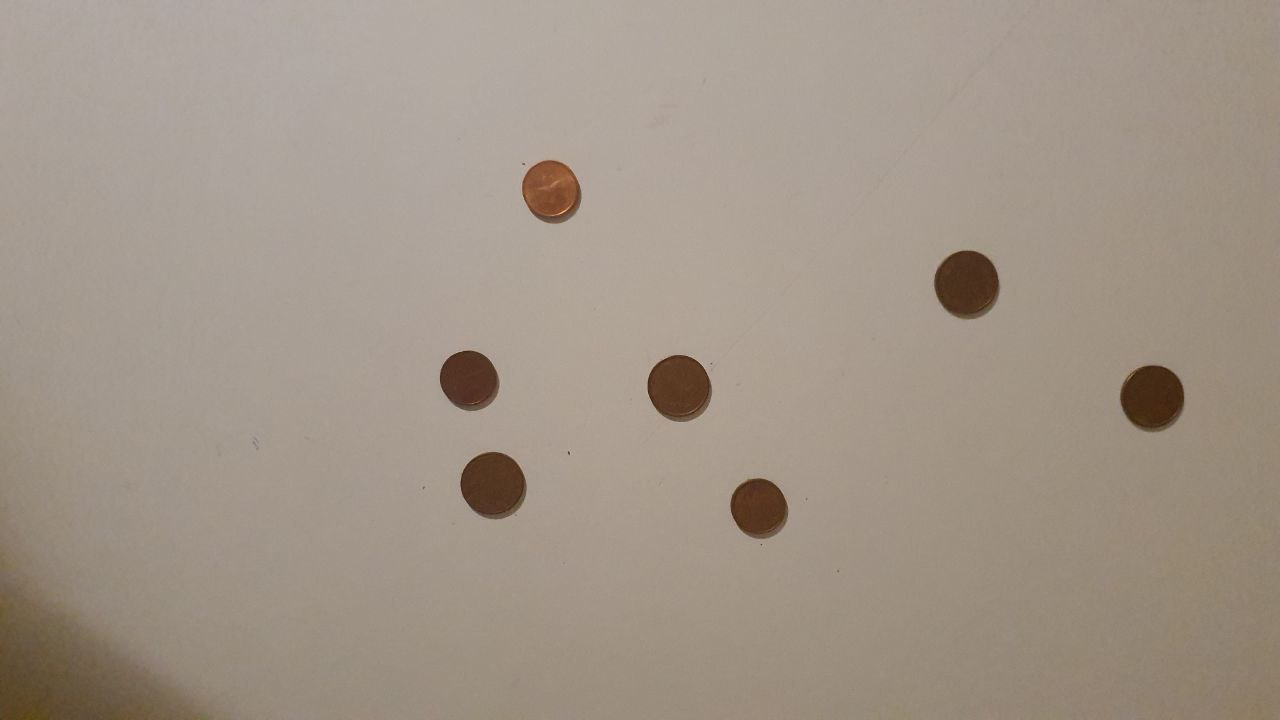
#> input picture image.jpg, 1280 x 720 px
$ python test.py --image image.jpg
#> lines starting #> are read from the running program, lines starting #| are printed output that depends on the picture; after the words box and inside, x2 and y2 are one past the last pixel; in counts of white or black regions, pixels touching at a corner belong together; long printed decimals are rounded
import cv2
import numpy as np
import argparse,os


#area of various coins in mm
coin_areas={"1 euro":(23.25/(2*np.pi))**2*np.pi}


def main(args):
    img = cv2.imread(args["image"],0)
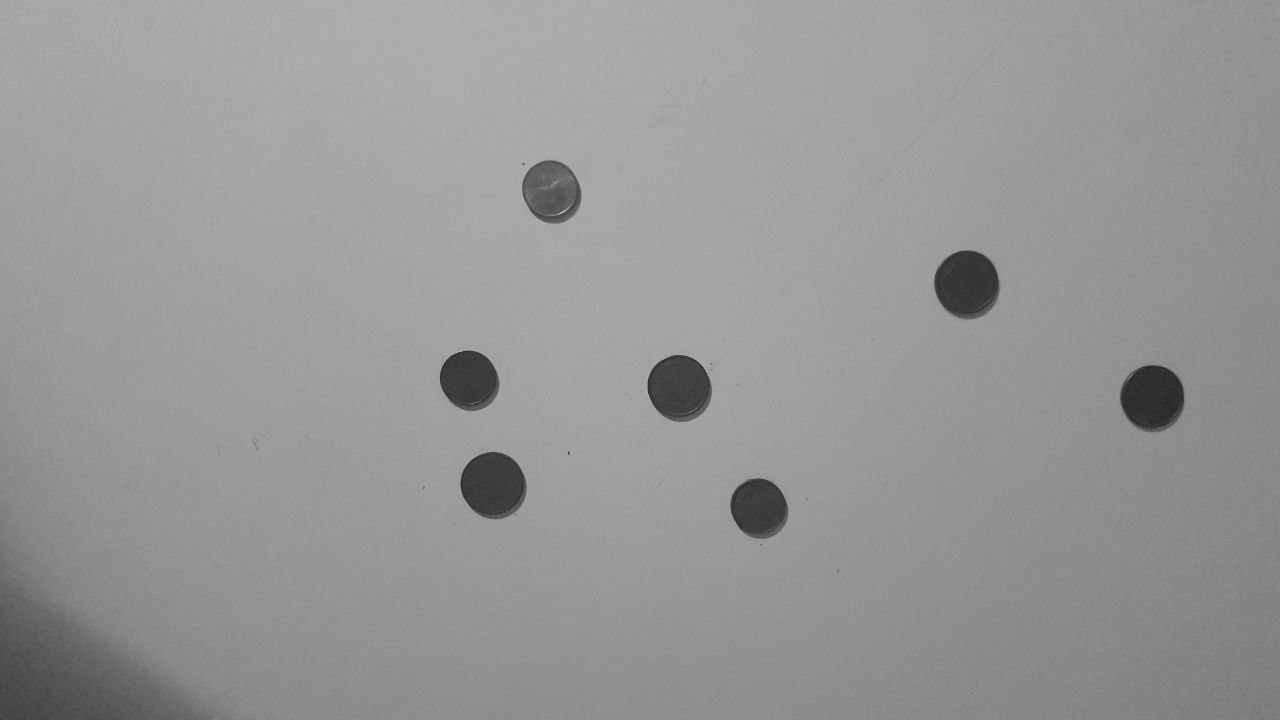
#> img: shape (720, 1280); min 24, max 201, mean 151.1
    cimg = cv2.imread(args["image"])
#> cimg is the input picture: shape (720, 1280, 3); mean B, G, R 136, 148.8, 161.2
    coin_area=detect_circles(img)
    if not coin_area:return
    upper = np.array([90,90,255])
    lower = np.array([0,0,40])
    green_perc=detect_color(lower,upper,cimg)
    volume = beta_volume_prop(coin_area,green_perc,"1 euro")
    print('\n'*20+f"detected area:{volume}"+'\n'*8)

def beta_volume_prop(coin_area,green_perc,coin_type):
    stimated_height=12#mm
    volume = (green_perc*coin_areas[coin_type])*coin_area*stimated_height
    return volume


def circle_area(radius):
    return radius**2*np.pi

def detect_circles(img):
    circles = cv2.HoughCircles(img,cv2.HOUGH_GRADIENT,1,20,param1=50,param2=30,minRadius=0,maxRadius=100)
#> circles = [[467.5, 378.5, 28.4], [677.5, 385.5, 30.8], [491.5, 483.5, 31.1], [1152.5, 396.5, 31.6], [760.5, 510.5, 27.8], [967.5, 281.5, 31.6], [547.5, 191.5, 28.3]]
    circles = np.uint16(np.around(circles))[0,:]
#> circles = [[468, 378, 28], [678, 386, 31], [492, 484, 31], [1152, 396, 32], [760, 510, 28], [968, 282, 32], [548, 192, 28]]
    if len(circles)==1:
        print("too many coins in image")
        for i in circles:
            cv2.circle(img,(i[0],i[1]),i[2],(0,255,0),2)
            cv2.circle(img,(i[0],i[1]),2,(0,0,255),3)
        cv2.imshow('detected circles',img)
        cv2.waitKey(0)
        return 0

    else:
        coin=circles[0]
#> coin = [468, 378, 28]
        # draw the outer circle
        cv2.circle(img,(coin[0],coin[1]),coin[2],(0,255,0),2)
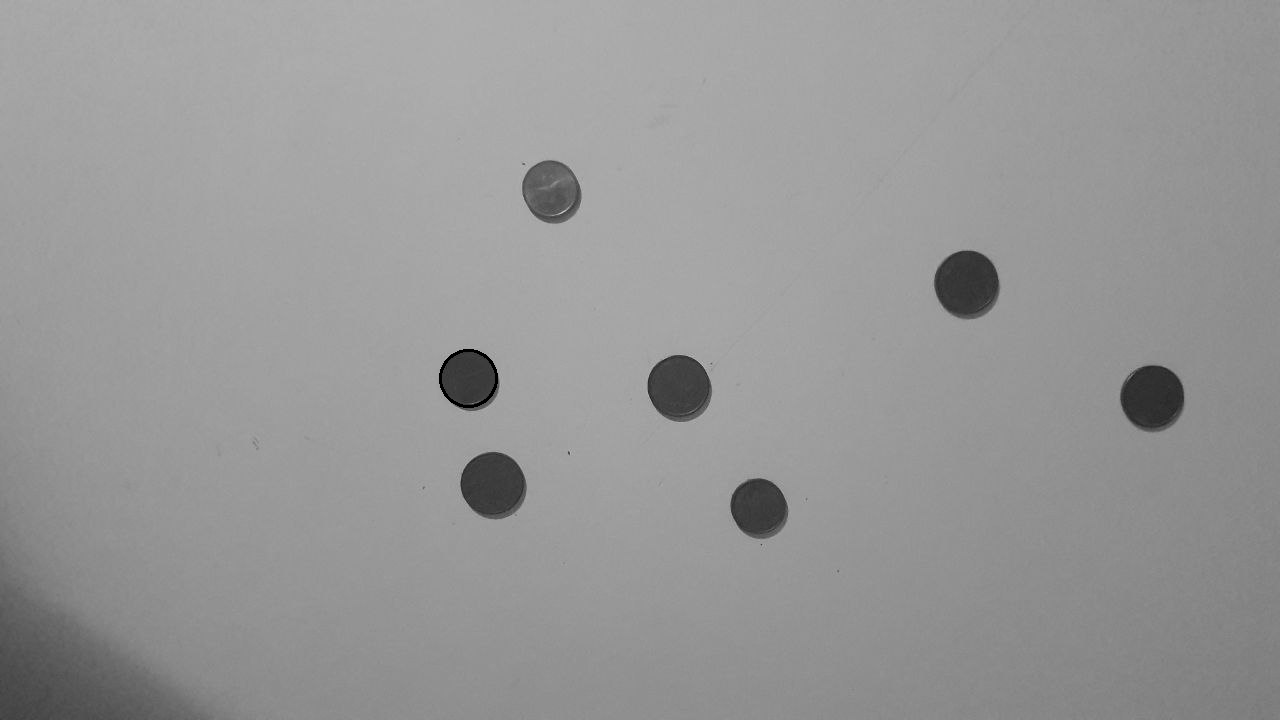
#> img: shape (720, 1280); 0.06% of pixels changed, all inside (x1, y1, x2, y2) = (439, 349, 498, 408)
        # draw the center of the circle
        cv2.circle(img,(coin[0],coin[1]),2,(0,0,255),3)
#> img: shape (720, 1280); under 0.01% of pixels changed, all inside (x1, y1, x2, y2) = (464, 374, 473, 383)
        return (circle_area(radius=coin[2])/img.size)*300
#> in main, `coin_area=detect_circles(img)`: coin_area = 0.802
        #cv2.imshow('detected circles',img)
        #cv2.waitKey(0)

def detect_color(lower,upper,img):

    cv2.imshow("image", img)
    cv2.waitKey(0)
    #image_copy = np.copy(img)
    mask = cv2.inRange(img,lower,upper)
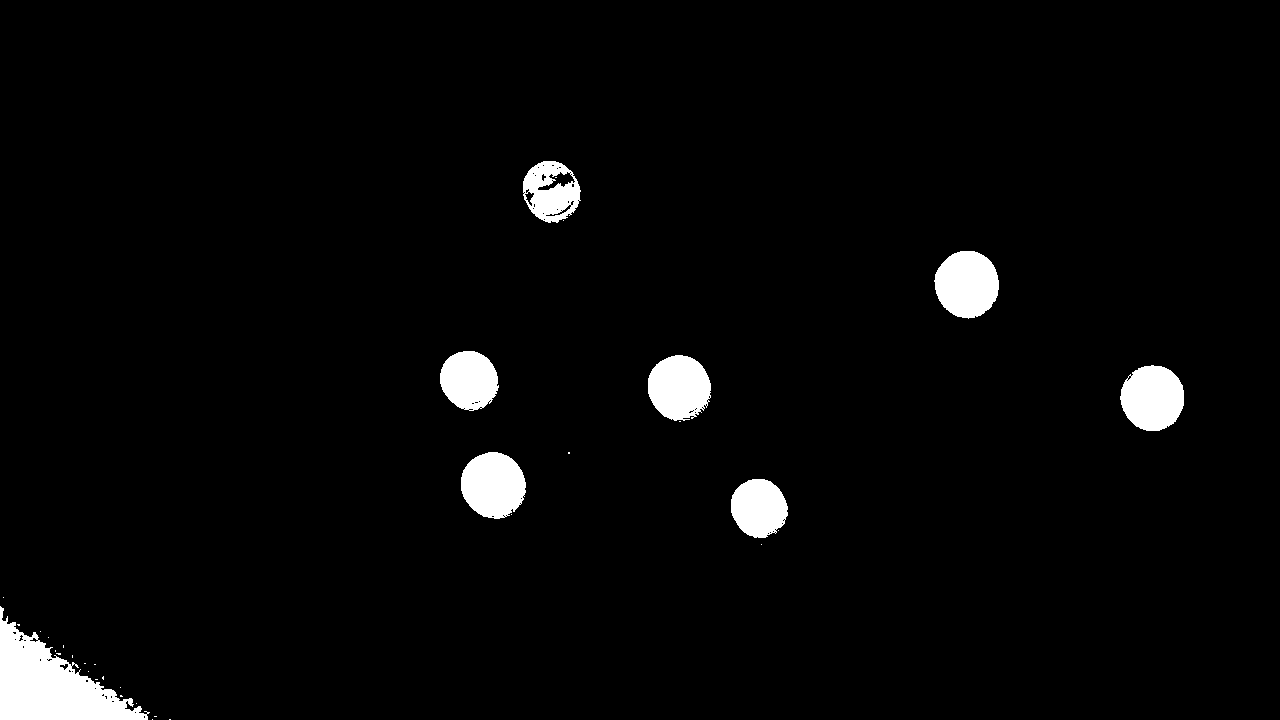
#> mask: shape (720, 1280); 3.1% white; 34 white regions (26 under 20 px), largest, box (x1, y1, x2, y2) and area: (0, 606, 150, 720) 7882, (934, 251, 999, 319) 3396, (461, 452, 526, 519) 3355

    # Check out the binary mask:
    #cv2.imshow("binary mask", mask)
    #cv2.waitKey(0)

    # Now, you AND the mask and the input image
    # All the pixels that are white in the mask will
    # survive the AND operation, all the black pixels
    # will remain black
    output = cv2.bitwise_and(img, img, mask=mask)
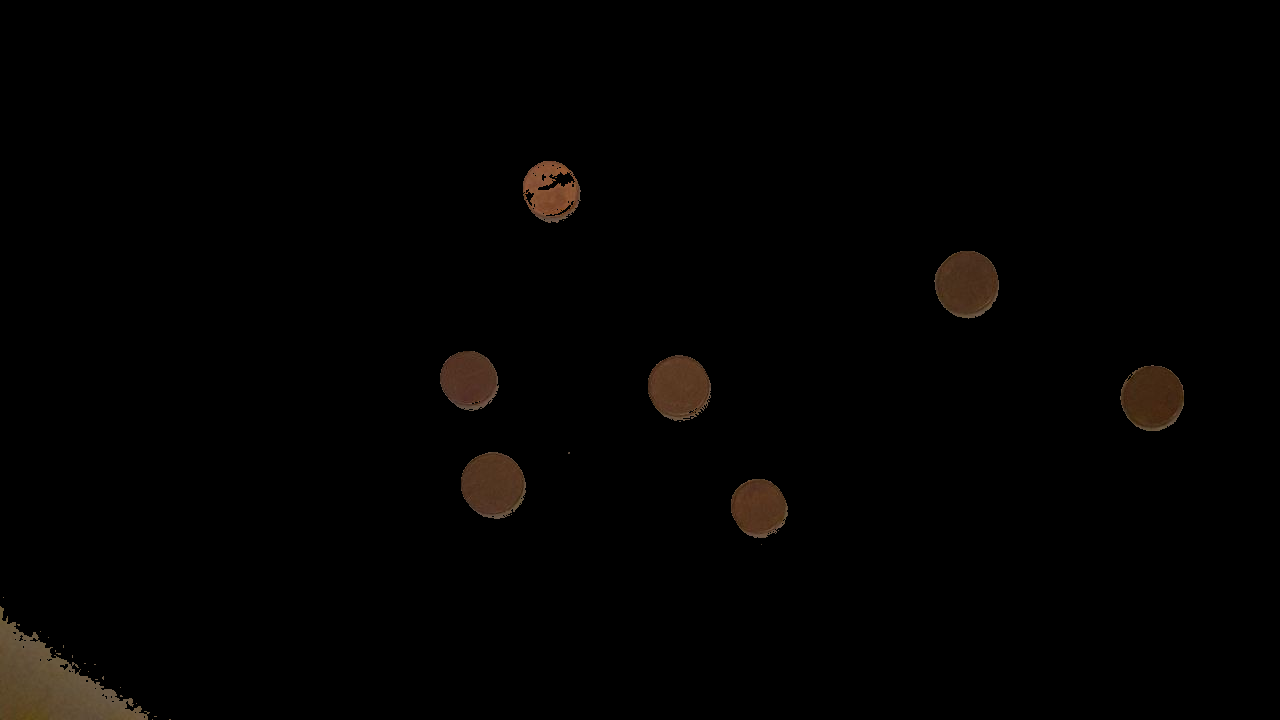
#> output: shape (720, 1280, 3); mean B, G, R 1.3, 2, 2.8
    cv2.imshow("ANDed mask", output)
    cv2.waitKey(0)

    # You can use the mask to count the number of white pixels.
    # Remember that the white pixels in the mask are those that
    # fall in your defined range, that is, every white pixel corresponds
    # to a green pixel. Divide by the image size and you got the
    # percentage of green pixels in the original image:
    ratio_green = cv2.countNonZero(mask)/(img.size/3)
#> ratio_green = 0.0312

    # This is the color percent calculation, considering the resize I did earlier.
    colorPercent = (ratio_green * 100)
#> colorPercent = 3.12
    return colorPercent

    # numpy's hstack is used to stack two images horizontally,
    # so you see the various images generated in one figure:
    #cv2.imshow("images", np.hstack([img, output]))
    #cv2.waitKey(0)

if __name__=="__main__":
    ap = argparse.ArgumentParser()
    ap.add_argument("-i", "--image", help = "path to the image")
    args = vars(ap.parse_args())
    main(args)
#> in beta_volume_prop, `volume = (green_perc*coin_areas[coin_type])*coin_area*stimated_height`: volume = 1292.4
#| detected area:1292.440
